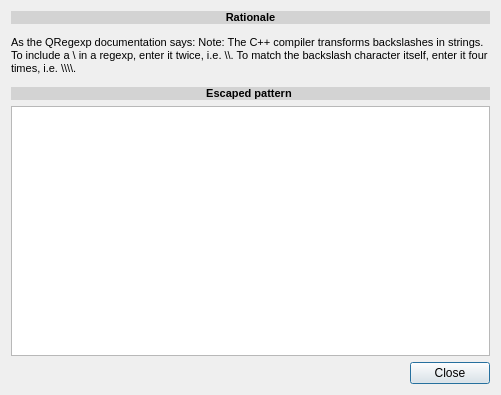
<?xml version="1.0" encoding="UTF-8"?>
<ui version="4.0">
 <class>EscapedPatternDialog</class>
 <widget class="QDialog" name="EscapedPatternDialog">
  <property name="geometry">
   <rect>
    <x>0</x>
    <y>0</y>
    <width>501</width>
    <height>395</height>
   </rect>
  </property>
  <property name="windowTitle">
   <string>Escaped pattern</string>
  </property>
  <layout class="QVBoxLayout" name="verticalLayout">
   <item>
    <widget class="QLabel" name="label">
     <property name="text">
      <string>&lt;!DOCTYPE HTML PUBLIC &quot;-//W3C//DTD HTML 4.0//EN&quot; &quot;http://www.w3.org/TR/REC-html40/strict.dtd&quot;&gt;
&lt;html&gt;&lt;head&gt;&lt;meta name=&quot;qrichtext&quot; content=&quot;1&quot; /&gt;&lt;style type=&quot;text/css&quot;&gt;
p, li { white-space: pre-wrap; }
&lt;/style&gt;&lt;/head&gt;&lt;body style=&quot; font-family:'MS Shell Dlg 2'; font-size:8.25pt; font-weight:400; font-style:normal;&quot;&gt;
&lt;p align=&quot;center&quot; style=&quot; margin-top:0px; margin-bottom:0px; margin-left:0px; margin-right:0px; -qt-block-indent:0; text-indent:0px; background-color:#d3d3d3;&quot;&gt;&lt;span style=&quot; font-weight:600; background-color:#d3d3d3;&quot;&gt;Rationale&lt;/span&gt;&lt;/p&gt;
&lt;p style=&quot; margin-top:12px; margin-bottom:12px; margin-left:0px; margin-right:0px; -qt-block-indent:0; text-indent:0px;&quot;&gt;As the QRegexp documentation says: Note: The C++ compiler transforms backslashes in strings. To include a \ in a regexp, enter it twice, i.e. \\. To match the backslash character itself, enter it four times, i.e. \\\\.&lt;/p&gt;
&lt;p align=&quot;center&quot; style=&quot; margin-top:0px; margin-bottom:0px; margin-left:0px; margin-right:0px; -qt-block-indent:0; text-indent:0px; background-color:#d3d3d3;&quot;&gt;&lt;span style=&quot; font-weight:600; background-color:#d3d3d3;&quot;&gt;Escaped pattern&lt;/span&gt; &lt;/p&gt;&lt;/body&gt;&lt;/html&gt;</string>
     </property>
     <property name="wordWrap">
      <bool>true</bool>
     </property>
    </widget>
   </item>
   <item>
    <widget class="QTextBrowser" name="textBrowser"/>
   </item>
   <item>
    <widget class="QDialogButtonBox" name="buttonBox">
     <property name="orientation">
      <enum>Qt::Horizontal</enum>
     </property>
     <property name="standardButtons">
      <set>QDialogButtonBox::Close</set>
     </property>
    </widget>
   </item>
  </layout>
 </widget>
 <resources/>
 <connections>
  <connection>
   <sender>buttonBox</sender>
   <signal>accepted()</signal>
   <receiver>EscapedPatternDialog</receiver>
   <slot>accept()</slot>
   <hints>
    <hint type="sourcelabel">
     <x>248</x>
     <y>254</y>
    </hint>
    <hint type="destinationlabel">
     <x>157</x>
     <y>274</y>
    </hint>
   </hints>
  </connection>
  <connection>
   <sender>buttonBox</sender>
   <signal>rejected()</signal>
   <receiver>EscapedPatternDialog</receiver>
   <slot>reject()</slot>
   <hints>
    <hint type="sourcelabel">
     <x>316</x>
     <y>260</y>
    </hint>
    <hint type="destinationlabel">
     <x>286</x>
     <y>274</y>
    </hint>
   </hints>
  </connection>
 </connections>
</ui>
